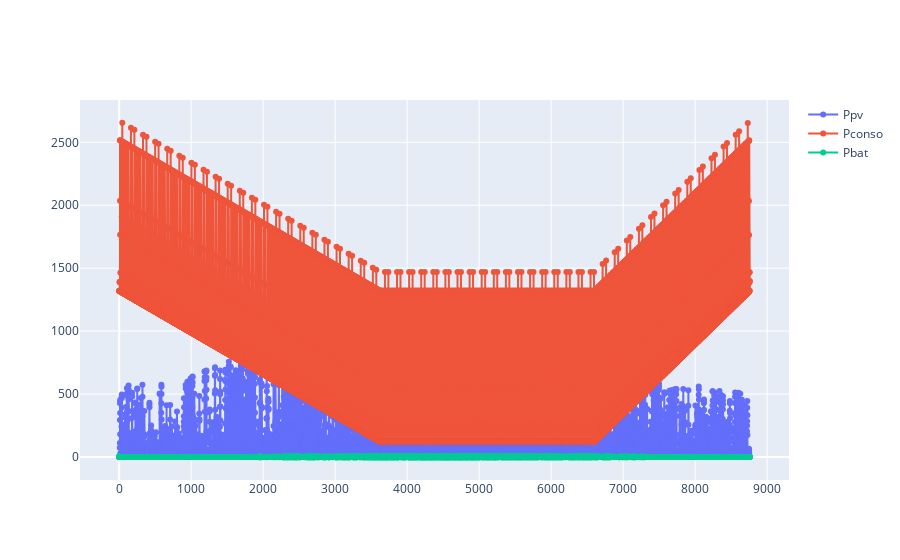

Notebook code for this chart:
### Code cell
fig = go.Figure()
fig.add_trace(go.Scatter(x=Ppv.index, y=Ppv[0], name='Ppv', mode='lines+markers', hoverinfo='all'))
fig.add_trace(go.Scatter(x=Pconso.index, y=Pconso[0], name='Pconso', mode='lines+markers', hoverinfo='all'))
fig.add_trace(go.Scatter(x=Pbat.index, y=Pbat[0], name='Pbat', mode='lines+markers', hoverinfo='all'))
#py.iplot(fig, filename="testt")

### Figure 1 — Plotly figure (JSON) as saved in the notebook; plotly's stock layout.template omitted (floating-point values rounded to 4 significant figures; data arrays with more than 128 entries replaced by an {"elided": "..."} marker saying what was removed)
{"data": [{"hoverinfo": "all", "mode": "lines+markers", "name": "Ppv", "type": "scatter", "x": {"elided": "8760 int values"}, "y": {"elided": "8760 float values"}}, {"hoverinfo": "all", "mode": "lines+markers", "name": "Pconso", "type": "scatter", "x": {"elided": "8760 int values"}, "y": {"elided": "8760 float values"}}, {"hoverinfo": "all", "mode": "lines+markers", "name": "Pbat", "type": "scatter", "x": {"elided": "8760 int values"}, "y": {"elided": "8760 float values"}}], "layout": {}}
